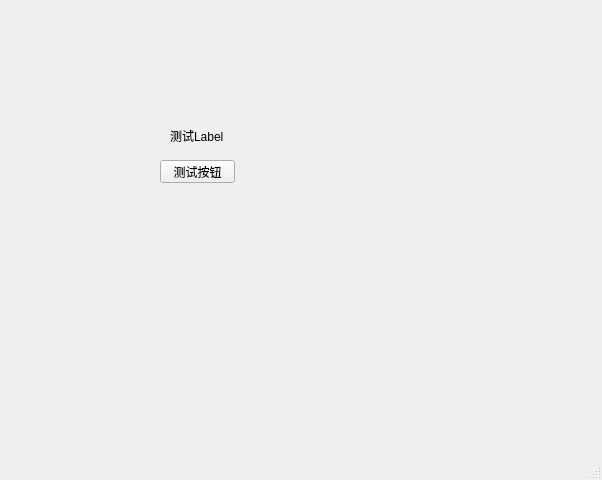
<?xml version="1.0" encoding="UTF-8"?>
<ui version="4.0">
 <class>MainWindow</class>
 <widget class="QMainWindow" name="MainWindow">
  <property name="geometry">
   <rect>
    <x>0</x>
    <y>0</y>
    <width>602</width>
    <height>480</height>
   </rect>
  </property>
  <property name="minimumSize">
   <size>
    <width>10</width>
    <height>10</height>
   </size>
  </property>
  <property name="windowTitle">
   <string>MainWindow</string>
  </property>
  <widget class="QWidget" name="centralwidget">
   <widget class="QPushButton" name="pushButton">
    <property name="geometry">
     <rect>
      <x>160</x>
      <y>160</y>
      <width>75</width>
      <height>23</height>
     </rect>
    </property>
    <property name="text">
     <string>测试按钮</string>
    </property>
    <property name="iconSize">
     <size>
      <width>20</width>
      <height>20</height>
     </size>
    </property>
    <property name="autoDefault">
     <bool>true</bool>
    </property>
    <property name="default">
     <bool>false</bool>
    </property>
    <property name="flat">
     <bool>false</bool>
    </property>
   </widget>
   <widget class="QLabel" name="label">
    <property name="geometry">
     <rect>
      <x>170</x>
      <y>130</y>
      <width>54</width>
      <height>12</height>
     </rect>
    </property>
    <property name="minimumSize">
     <size>
      <width>10</width>
      <height>10</height>
     </size>
    </property>
    <property name="maximumSize">
     <size>
      <width>16777205</width>
      <height>16777215</height>
     </size>
    </property>
    <property name="text">
     <string>测试Label</string>
    </property>
   </widget>
  </widget>
  <widget class="QMenuBar" name="menubar">
   <property name="geometry">
    <rect>
     <x>0</x>
     <y>0</y>
     <width>602</width>
     <height>22</height>
    </rect>
   </property>
  </widget>
  <widget class="QStatusBar" name="statusbar"/>
 </widget>
 <resources/>
 <connections/>
</ui>
